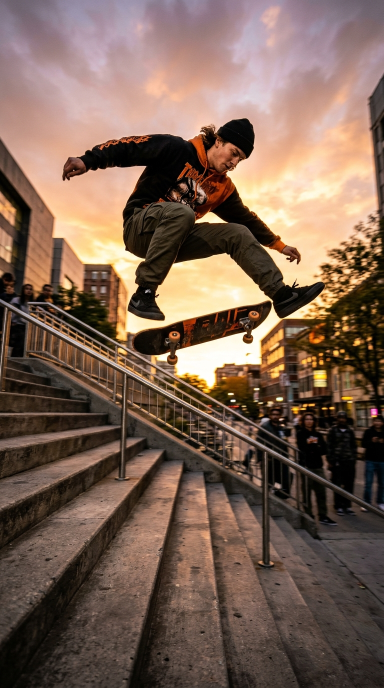
#> input picture play_store_assets/sample_footage/footage_action_skater.jpg, 768 x 1376 px, given in place of novacut_editor_active_pro.png, which was not available (shown at 1/2 size)
$ python test_editor_enhancer.py
#> lines starting #> are read from the running program, lines starting #| are printed output that depends on the picture
import os, sys
from PIL import Image, ImageDraw, ImageFilter, ImageFont

BRAIN_DIR = '/Users/pritamsharma/.gemini/antigravity/brain/1924d82f-8c85-4f77-96d0-28de4bd5bc32'
FOOTAGE_DIR = '/Users/pritamsharma/Downloads/video_editor_app/play_store_assets/sample_footage'

editor_base = Image.open(os.path.join(BRAIN_DIR, 'novacut_editor_active_pro.png')).convert('RGBA')
footage = Image.open(os.path.join(FOOTAGE_DIR, 'footage_hero_sunset.jpg')).convert('RGBA')
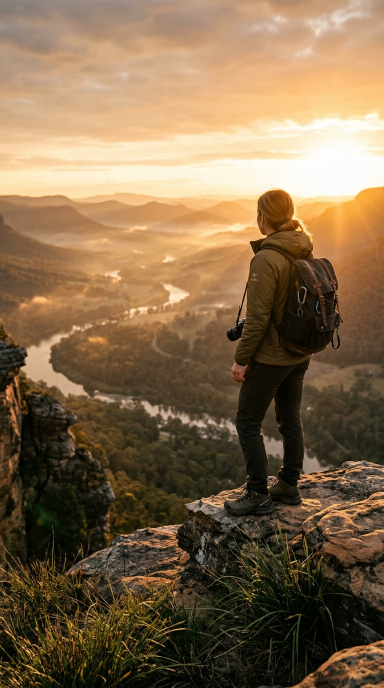
#> input picture play_store_assets/sample_footage/footage_hero_sunset.jpg, 768 x 1376 px, found by its file name (shown at 1/2 size)

# Player bounds: x: 225 to 854 (w=629), y: 280 to 810 (h=530)
pw, ph = 629, 530
px, py = 225, 280

# Crop and scale footage to fit player
fw, fh = footage.size
#> fw = 768; fh = 1376
scale = max(pw / float(fw), ph / float(fh))
#> scale = 0.819
scaled_f = footage.resize((int(fw * scale), int(fh * scale)), Image.Resampling.LANCZOS)
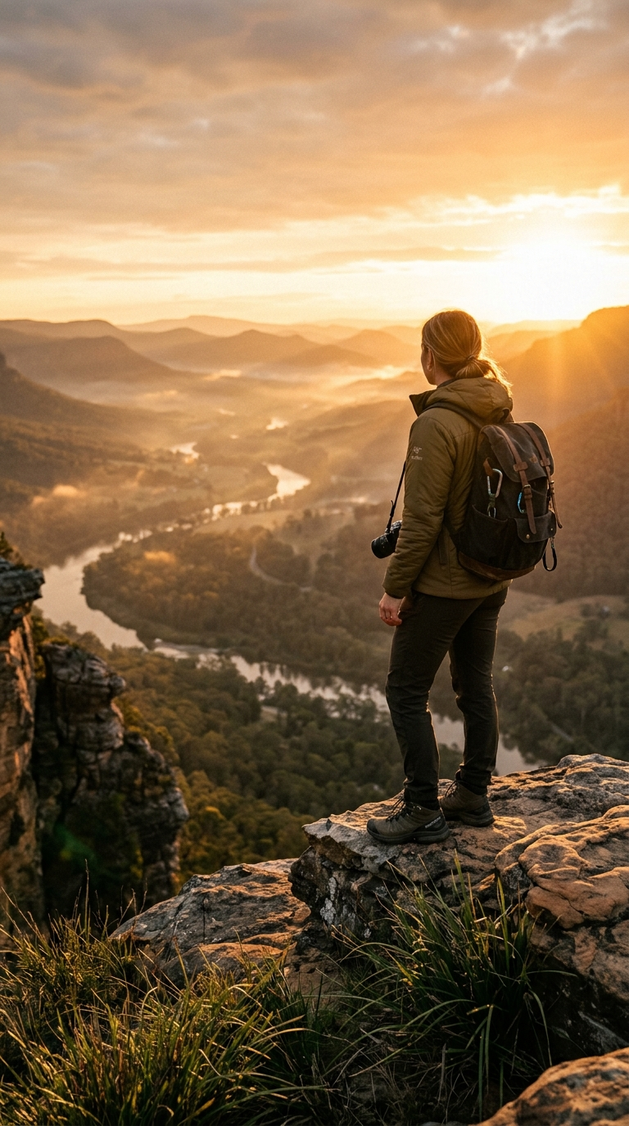
#> scaled_f: PIL image 629x1126 RGBA; mean R, G, B, A 130, 105.4, 76.1, 255
cx = (scaled_f.width - pw) // 2
#> cx = 0
cy = (scaled_f.height - ph) // 2
#> cy = 298
player_video = scaled_f.crop((cx, cy, cx + pw, cy + ph))

# Add video HUD overlays
hud_draw = ImageDraw.Draw(player_video)
font_badge = ImageFont.truetype('/System/Library/Fonts/Supplemental/Arial Bold.ttf', 20)
font_caption = ImageFont.truetype('/System/Library/Fonts/Supplemental/DIN Alternate Bold.ttf', 44)

# 4K 60FPS badge
hud_draw.rounded_rectangle([15, 15, 125, 45], radius=6, fill=(0, 0, 0, 160), outline=(255, 255, 255, 140), width=1)
hud_draw.text((25, 20), "4K 60FPS", font=font_badge, fill=(255, 255, 255))

# 9:16 Canvas badge
hud_draw.rounded_rectangle([pw - 105, 15, pw - 15, 45], radius=6, fill=(0, 0, 0, 160), outline=(255, 255, 255, 140), width=1)
hud_draw.text((pw - 95, 20), "9:16 REEL", font=font_badge, fill=(56, 189, 248))

# Viral animated subtitle in lower-middle
caption = "GOLDEN HOUR 🌅"
c_bb = font_caption.getbbox(caption)
cw = c_bb[2] - c_bb[0]
cx_pos = (pw - cw) // 2
cy_pos = ph - 110

# Draw text shadow & glow
for ox, oy in [(-2,0),(2,0),(0,-2),(0,2),(-2,-2),(2,2)]:
    hud_draw.text((cx_pos + ox, cy_pos + oy), caption, font=font_caption, fill=(0, 0, 0, 240))
hud_draw.text((cx_pos, cy_pos), caption, font=font_caption, fill=(255, 230, 0))

# Timecode
hud_draw.rounded_rectangle([15, ph - 45, 175, ph - 15], radius=6, fill=(0, 0, 0, 160))
hud_draw.text((25, ph - 40), "00:03.18 / 00:15", font=font_badge, fill=(255, 255, 255))

# Paste video into editor
editor_base.paste(player_video, (px, py))
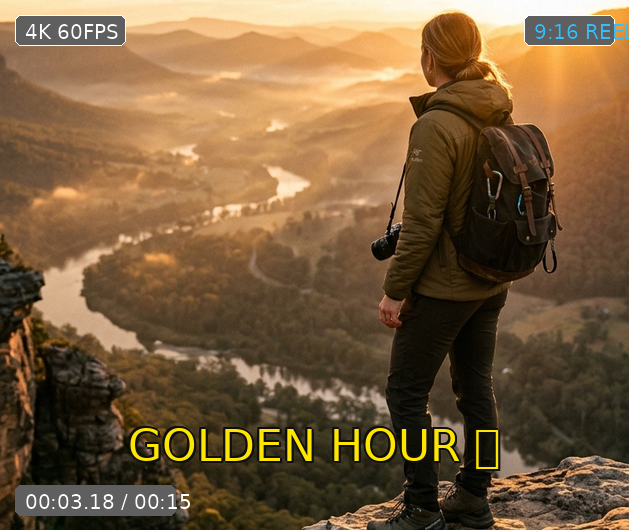
#> player_video: PIL image 629x530 RGBA; mean R, G, B, A 118.4, 91.1, 59, 252; transparent parts drawn white
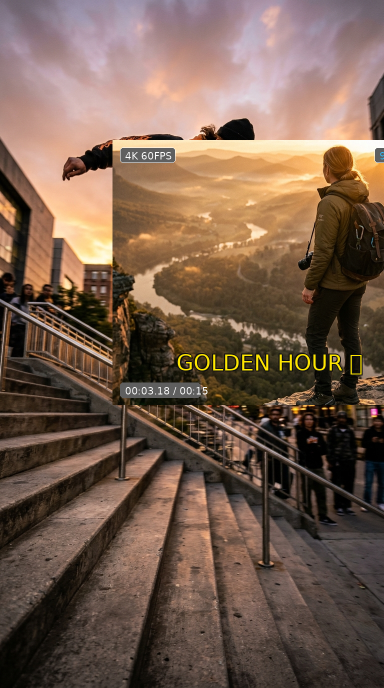
#> editor_base: PIL image 768x1376 RGBA (shown at 1/2 size); mean R, G, B, A 116.6, 92.8, 77.7, 254.2; transparent parts drawn white

# Enhance timeline video track with real filmstrip thumbnails
# Timeline video track is roughly y: 1100 to 1230, x: 200 to 1080
thumb_w, thumb_h = 100, 125
mini_thumb = scaled_f.resize((thumb_w, thumb_h), Image.Resampling.LANCZOS)
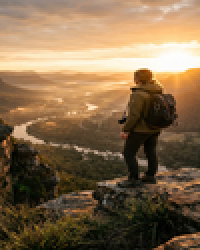
#> mini_thumb: PIL image 100x125 RGBA (shown 2 times larger); mean R, G, B, A 130, 105.3, 76.1, 255
for tx in range(210, 1050, thumb_w):
    editor_base.paste(mini_thumb, (tx, 1110))
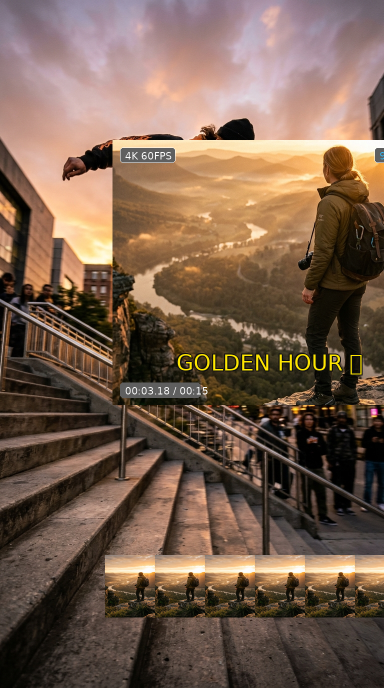
#> editor_base: PIL image 768x1376 RGBA (shown at 1/2 size); mean R, G, B, A 118.5, 94.5, 78, 254.2; transparent parts drawn white

# Redraw playhead line over timeline (bright cyan / purple line at x=540)
p_draw = ImageDraw.Draw(editor_base)
p_draw.line([(540, 1070), (540, 1380)], fill=(255, 255, 255, 255), width=4)
# Playhead pointer head
p_draw.polygon([(530, 1060), (550, 1060), (540, 1075)], fill=(255, 255, 255))

editor_base.save('/Users/pritamsharma/.gemini/antigravity/brain/1924d82f-8c85-4f77-96d0-28de4bd5bc32/enhanced_editor_test.png')
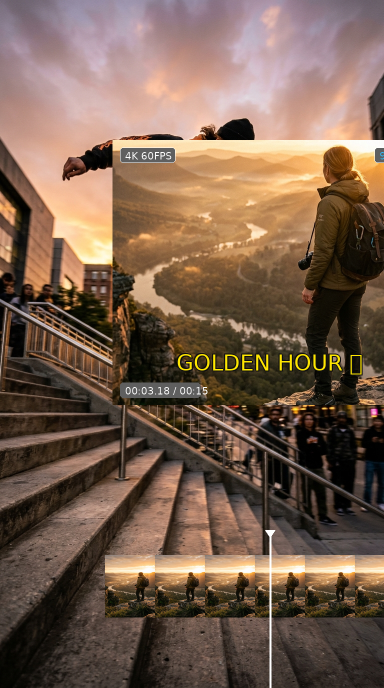
#> saved as enhanced_editor_test.png: PIL image 768x1376 RGBA (shown at 1/2 size); mean R, G, B, A 118.7, 94.7, 78.2, 254.2; transparent parts drawn white
print("enhanced_editor_test.png saved successfully!")
